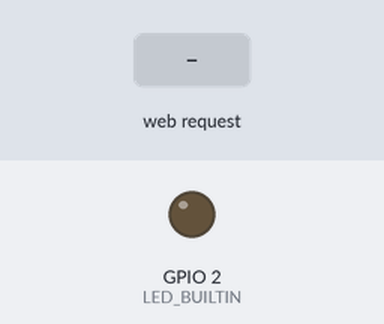
Bench run of a sketch on a simulated ESP8266 (NodeMCU). On the bench: output pins drawn as LEDs (lit = HIGH, except the on-board LED, lit = LOW). Inputs (shaded band) come from the test bench. WiFi joins after 1.5 s; servers stay silent unless stated; what the sketch prints to the serial monitor is not drawn.

Above: at 2.7 s.
2.8 s: HTTP request GET /on received
At 4.0 s:
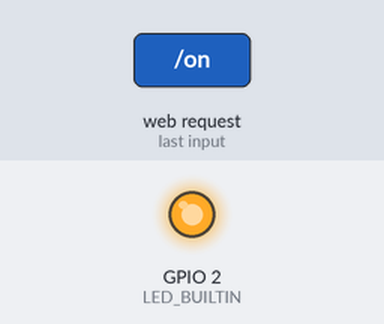
4.3 s: HTTP request GET /off received
At 5.1 s:
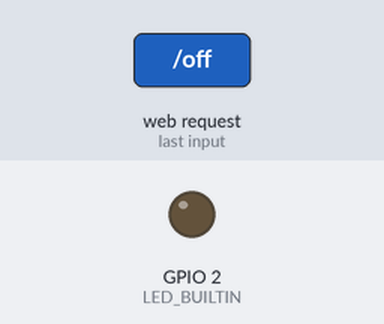
Timing chart, 0 to 7.3 s (numbered marks = the images above; inputs shaded):
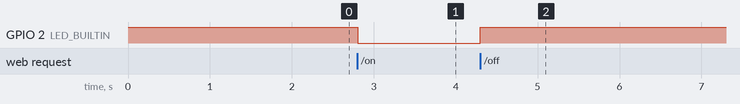

Measured:
- after the input at 2.8 s, GPIO 2 (LED_BUILTIN): HIGH → LOW at once
- after the input at 4.3 s, GPIO 2 (LED_BUILTIN): LOW → HIGH at once

The sketch:

SimpleAuth_ESP8266.ino
```cpp
/* ESP8266 Simple Auth
 *
 * Virgool.io/@farhad3113
 * github.com/farhad3113
 *
 */

#include <Arduino.h>
#include <ESP8266WiFi.h>
#include <ESPAsyncTCP.h>
#include <ESPAsyncWebServer.h>

AsyncWebServer server(80);

const char* ssid = "YOUR SSID";
const char* password = "YOUR PASSWORD";

String getLedStatus(){
  if(digitalRead(LED_BUILTIN)) return "LED is OFF!";
  else return "LED is ON!";
}
void handleNotFound(AsyncWebServerRequest *request) {
    String message = "File Not Found\n\n";
    message += "URI: ";
    message += request->url();
    request->send(404, "text/plain", message);
}
void led_on(AsyncWebServerRequest *request){
    if(!request->authenticate("user", "pass")){
        request->redirect("/login");
    } else {
        digitalWrite(LED_BUILTIN, LOW);
        request->redirect("/");
    }
}
void led_off(AsyncWebServerRequest *request){
    if(!request->authenticate("user", "pass")){
        request->redirect("/login");
    } else {
        digitalWrite(LED_BUILTIN, HIGH);
        request->redirect("/");
    }
}

void setup() {
    pinMode(LED_BUILTIN, OUTPUT);
    digitalWrite(LED_BUILTIN, HIGH);

    Serial.begin(115200);
    Serial.println("");
    WiFi.mode(WIFI_STA);
    WiFi.begin(ssid, password);
    while (WiFi.status() != WL_CONNECTED) {
      delay(500);
      Serial.print(".");
    }

    Serial.print("\nIP Address: ");
    Serial.println(WiFi.localIP());

    server.on("/login", HTTP_GET, [](AsyncWebServerRequest *request){
      if(!request->authenticate("user", "pass"))
          return request->requestAuthentication();
      request->redirect("/");
    });

    server.on("/", HTTP_GET, [](AsyncWebServerRequest *request){
        if(!request->authenticate("user", "pass"))
            request->redirect("/login");
        String index = "<html><head><title>My Async WebServer</title></head>";
        index += "<body><center>Hello, World</center></br>";
        index += "<center>" + getLedStatus() + "<center></br>";
        index += "<button><a href=\"/on\">ON</a></button>";
        index += "<button><a href=\"/off\">OFF</a></button>";
        index += "</body></html>";
        request->send(200, "text/html", index);
    });

    server.on("/on", HTTP_GET, led_on);
    server.on("/off", HTTP_GET, led_off);
    server.onNotFound(handleNotFound);

    server.begin();
}

void loop() {}
```
